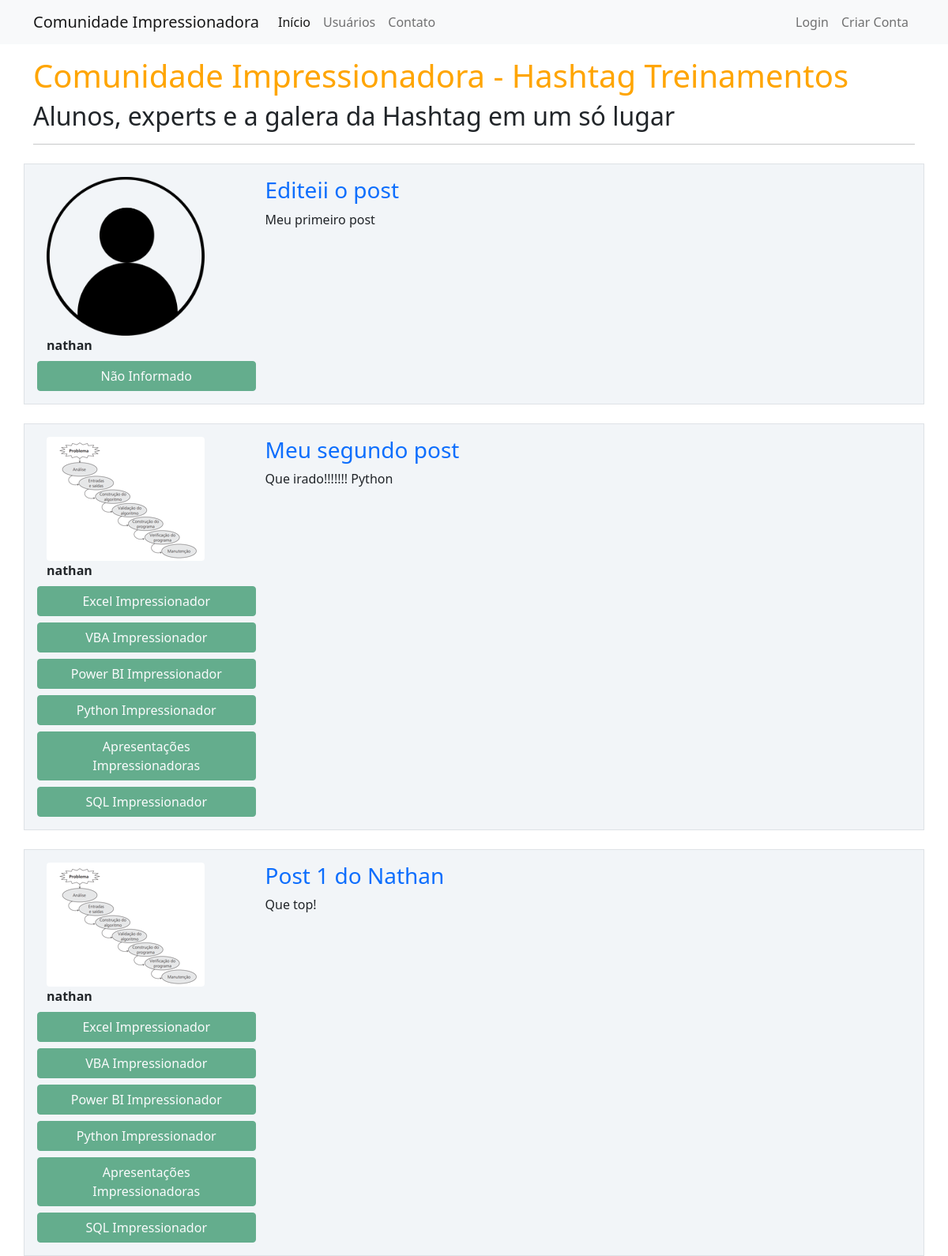
The page / on the database its author committed.
### comunidadeimpressionadora/models.py (models this page shows, shortened)
class Post(database.Model):
    id = database.Column(database.Integer, primary_key=True)
    titulo = database.Column(database.String, nullable=False)
    corpo = database.Column(database.Text, nullable=False)
    data_criacao = database.Column(database.DateTime, nullable=False, default=datetime.utcnow)
    id_usuario = database.Column(database.Integer, database.ForeignKey('usuario.id'), nullable=False)                   ##na chave estrangeira sempre tenho que passar o nome da minha classe como minuscula

class Usuario(database.Model, UserMixin):
    id = database.Column(database.Integer, primary_key=True)                                                            ##preeche automaticamente atribuindo um id
    username = database.Column(database.String, nullable=False)
    email = database.Column(database.String, nullable=False, unique=True)                                               ##valor único na tabela
    senha = database.Column(database.String, nullable=False)
    foto_perfil = database.Column(database.String, default='default.jpg')
    posts = database.relationship('Post', backref='autor', lazy=True)                                                   ##RECEBE VÁRIAS INFORMAÇÕES DE OUTRA TABELA
    cursos = database.Column(database.String, nullable=False, default='Não Informado')                                  ##default cria automaticamente valor padrao caso não passe nada

### comunidadeimpressionadora/routes.py (the view)
@app.route('/')                                                                                                         ##método que atrinui uma nova funcionalidade a função que vem em seguida
def home():
    posts = Post.query.order_by(Post.id.desc())
    return render_template('home.html', posts=posts)

### comunidadeimpressionadora/templates/home.html
{% extends 'base.html' %}
{% block body %}
        <div class="container mt-3">
            <h1 style="color: orange">Comunidade Impressionadora - Hashtag Treinamentos</h1>
            <h2>Alunos, experts e a galera da Hashtag em um só lugar</h2>
            <hr>
            {% for post in posts %}
            <div class="row border mt-4 p-3 meupost">
                <div class="col col-3">
                    <div class="image pe-2"> <img src="{{ url_for('static', filename='fotos_perfil/{}'.format(post.autor.foto_perfil)) }}" class="rounded" width="200"> </div>
                    <strong>{{ post.autor.username }}</strong>
                    <div class="row justify-content-center">
                            {% for curso in post.autor.cursos.split(';') %}
                                <button type="button" class="btn btn-success mt-2" disabled>{{ curso }}</button>
                            {% endfor %}
                    </div>
                </div>
                <div class="col col-9">
                    <a style="text-decoration: none" href="{{ url_for('exibir_post', post_id=post.id) }}"><h3>{{ post.titulo }}</h3></a>
                    <p>{{ post.corpo }}</p>
                </div>
            </div>
            {% endfor %}
        </div>
{% endblock %}

### comunidadeimpressionadora/templates/base.html (shortened to what this page needs)
<!DOCTYPE html>
<html lang="pt-br">
<head>
     <link href="https://cdn.jsdelivr.net/npm/bootstrap@5.0.0-beta1/dist/css/bootstrap.min.css" rel="stylesheet">
    <link rel="stylesheet" type="text/css" href="{{ url_for('static', filename='main.css') }}">
</head>
<body>
    {% include 'navbar.html' %}
    {%block body %}
    {% endblock %}
</body>
</html>

### comunidadeimpressionadora/templates/navbar.html (shortened to what this page needs)
<div class="navbar navbar-expand-lg navbar-light bg-light">
  <div class="container-fluid container">
    <a class="navbar-brand" href="{{ url_for('home') }}">Comunidade Impressionadora</a>
    <li class="collapse navbar-collapse" id="navbarSupportedContent">
      <ul class="navbar-nav me-auto mb-2 mb-lg-0">
        <li class="nav-item">
          <a class="nav-link active" aria-current="{{ url_for('home') }}" href="/">Início</a>
        </li>
        <li class="nav-item">
          <a class="nav-link" href="{{ url_for('usuarios') }}">Usuários</a>
        <li class="nav-item">
          <a class="nav-link" href="{{ url_for('contato') }}">Contato</a>
        </li>
      </ul>
      <ul class="d-flex navbar-nav">
        {% if current_user.is_authenticated %}
            <li class="nav-item">
              <a class="nav-link" href="{{ url_for('criar_post') }}">Criar Post</a>
            </li>
            <li class="nav-item">
              <a class="nav-link" href="{{ url_for('perfil') }}">Meu Perfil</a>
            </li>
            <li class="nav-item">
              <a class="nav-link" href="{{ url_for('sair') }}">Sair</a>
            </li>
        {% else %}
          <li class="nav-item">
            <a class="nav-link" href="{{ url_for('login') }}">Login</a>
          </li>
          <li class="nav-item">
            <a class="nav-link" href="{{ url_for('login') }}">Criar Conta</a>
          </li>
        {% endif %}
      </ul>
   </div>
 </div>

### comunidadeimpressionadora/static/main.css (style rules this page uses)
.meupost { background: #f2f5f8 !important; }

### rows shown on the page
Post: foto_perfil (placeholder picture), autor.username "nathan", titulo "Editeii o post", corpo "Meu primeiro post"
Usuario: cursos "Não Informado"
Post: foto_perfil (picture), autor.username "nathan", curso "Excel Impressionador" "VBA Impressionador" "Power BI Impressionador" "Python Impressionador" "Apresentações Impressionadoras" "SQL Impressionador", titulo "Meu segundo post", corpo "Que irado!!!!!!! Python"
Post: foto_perfil (picture), autor.username "nathan", curso "Excel Impressionador" "VBA Impressionador" "Power BI Impressionador" "Python Impressionador" "Apresentações Impressionadoras" "SQL Impressionador", titulo "Post 1 do Nathan", corpo "Que top!"
